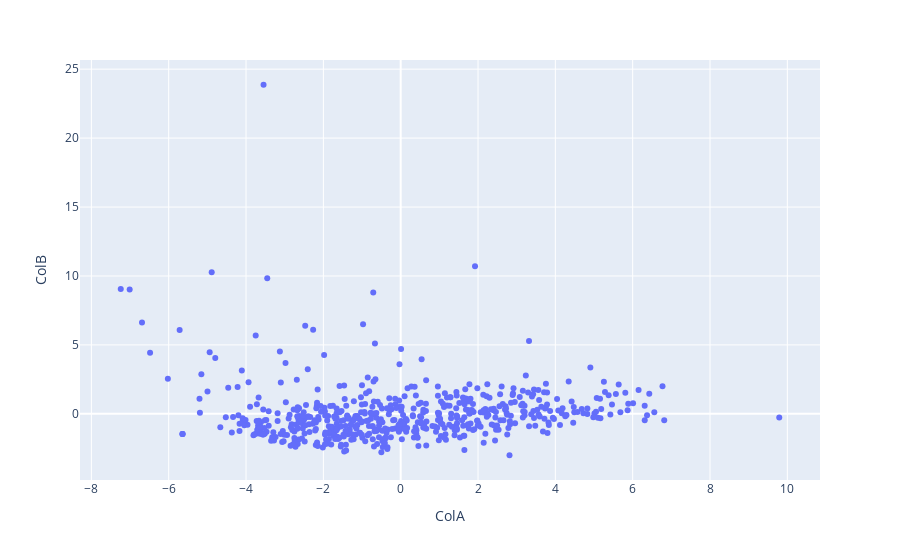

The cell this chart's notebook holds for it:
### Code cell
# Plotting the data
customdata = np.stack((data["BTS_ID"]), axis=-1)
fig = px.scatter(data_frame=data, x = "ColA", y = "ColB")#, hover_data=["ColA", "ColB", "BTS_ID"])
hovertemplate = ('BTS_ID: %{customdata}<br>' + 
    'ColA: %{x} <br>' + 
    'ColB: %{y}')
fig.update_traces(customdata=customdata, hovertemplate=hovertemplate)
fig.show()

### Figure 1 — Plotly figure (JSON) as saved in the notebook; plotly's stock layout.template omitted (floating-point values rounded to 4 significant figures; data arrays with more than 128 entries replaced by an {"elided": "..."} marker saying what was removed)
{"data": [{"customdata": {"elided": "593 str values"}, "hovertemplate": "BTS_ID: %{customdata}<br>ColA: %{x} <br>ColB: %{y}", "legendgroup": "", "marker": {"color": "#636efa", "symbol": "circle"}, "mode": "markers", "name": "", "orientation": "v", "showlegend": false, "type": "scatter", "x": {"elided": "593 float values"}, "xaxis": "x", "y": {"elided": "593 float values"}, "yaxis": "y"}], "layout": {"legend": {"tracegroupgap": 0}, "margin": {"t": 60}, "xaxis": {"anchor": "y", "domain": [0, 1], "title": {"text": "ColA"}}, "yaxis": {"anchor": "x", "domain": [0, 1], "title": {"text": "ColB"}}}}
